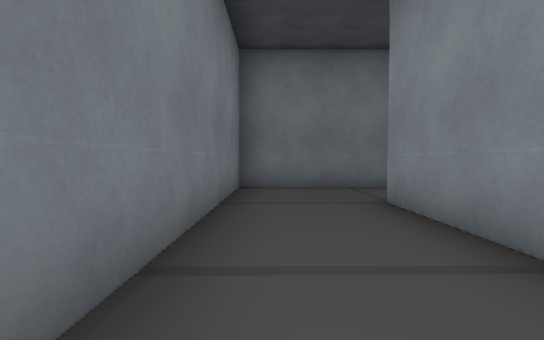
View 1 (above)

24 first-person views from a walk through a scene from a Unity 3-D project. The camera is 1.2 m above the floor, tilts 2° down and sees 85° across. Doors are open. The floor is counted in squares, 2 m on a side. Each view is taken from the middle of a square. On the plan, view 1 faces up. The plan holds only what a view shows up to about 9 squares ahead; the rest is blank. The place goes on beyond the plan. The player character is not drawn. Some surface patterns are stand-ins.

View 2
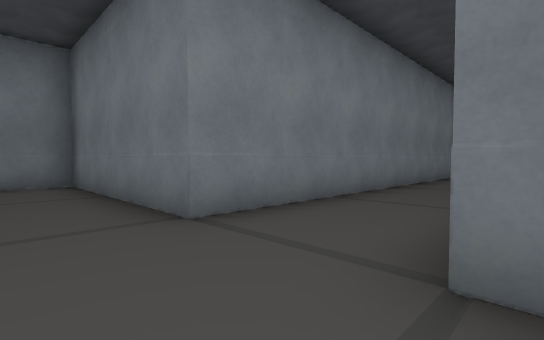

View 3
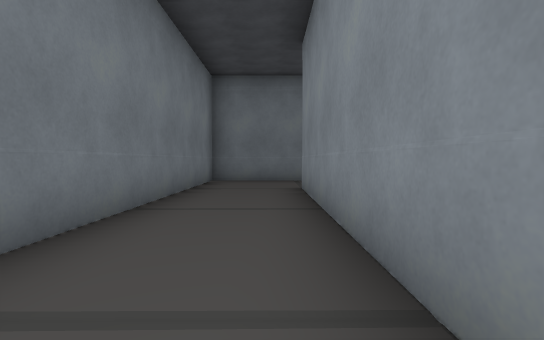

View 4
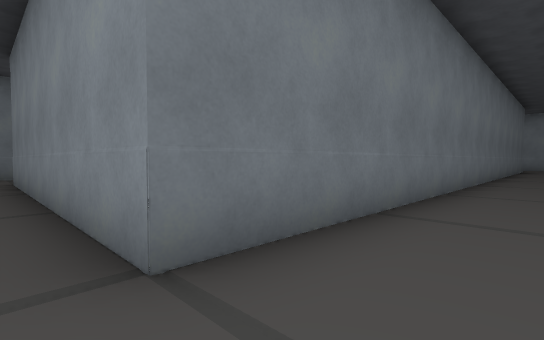

View 5
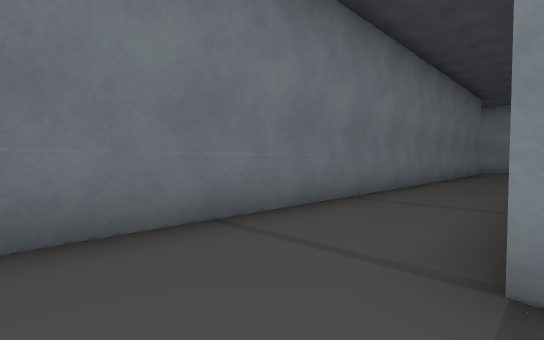

View 6
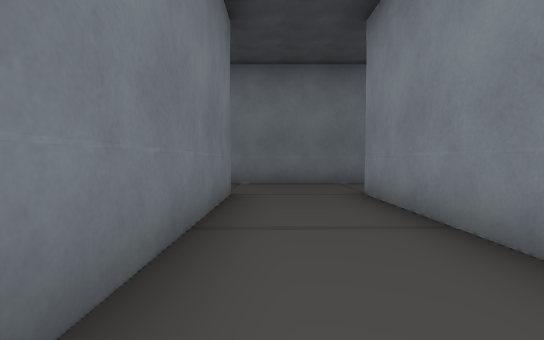

View 7
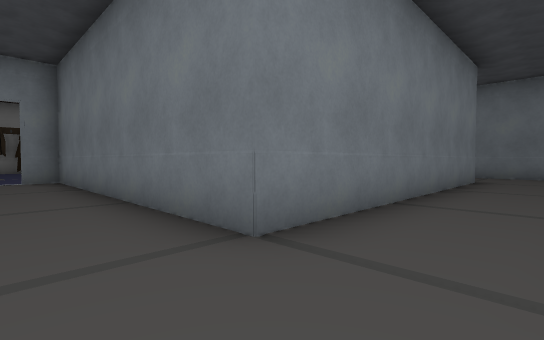

View 8
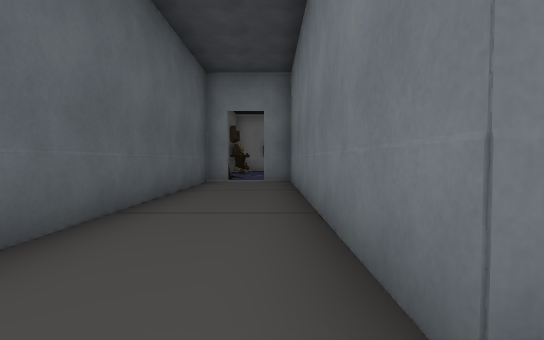

View 9
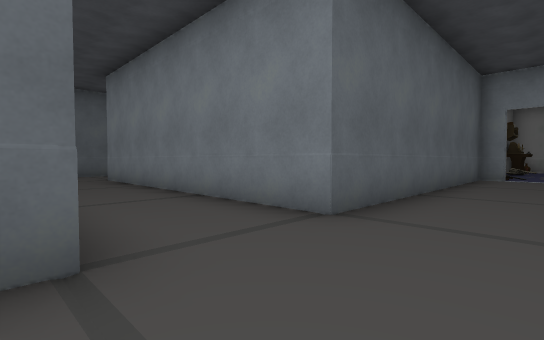

View 10
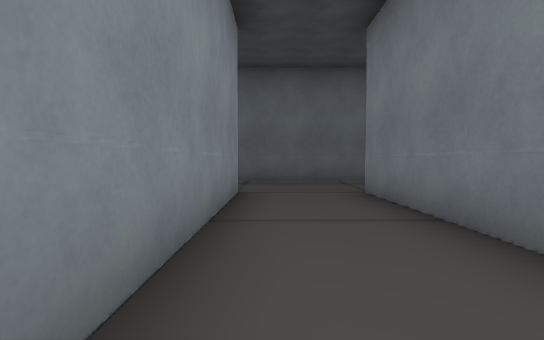

View 11
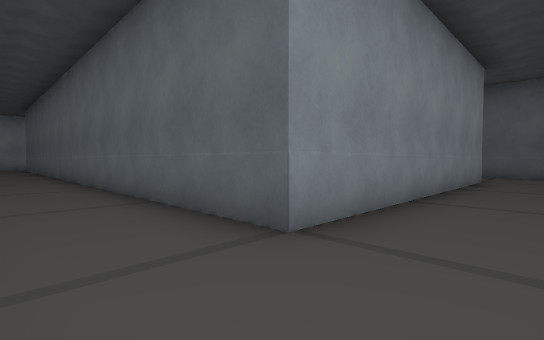

View 12
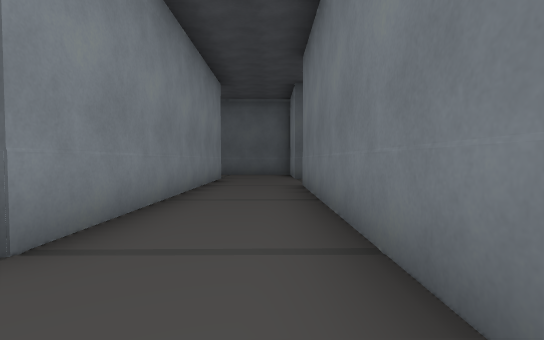

View 13
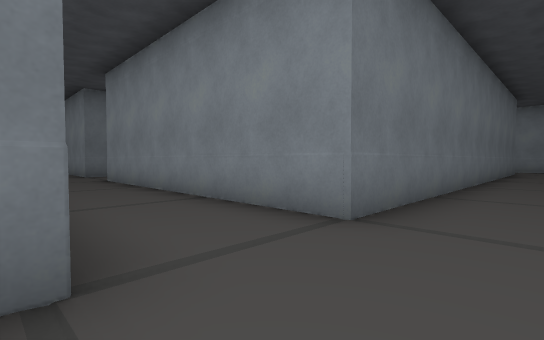

View 14
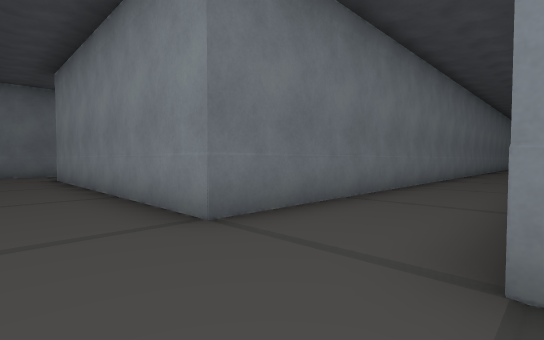

View 15
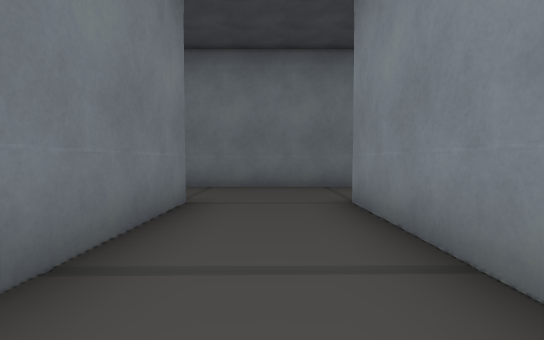

View 16
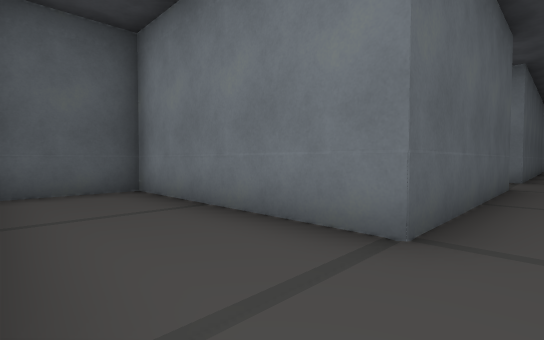

View 17
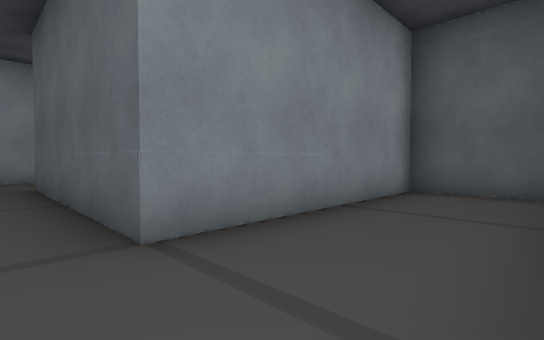

View 18
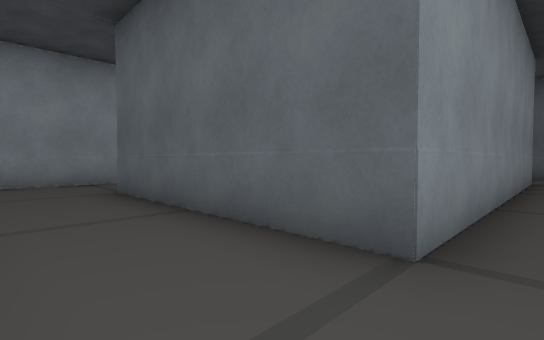

View 19
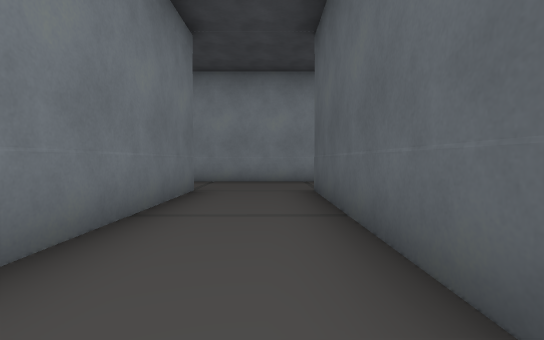

View 20
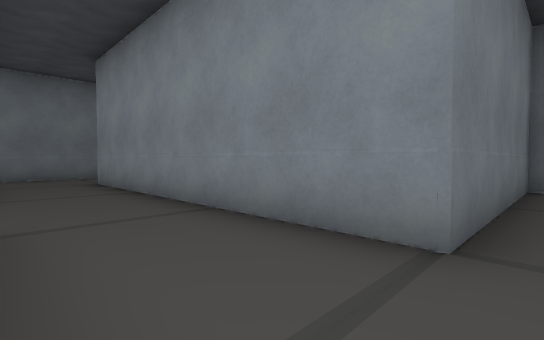

View 21
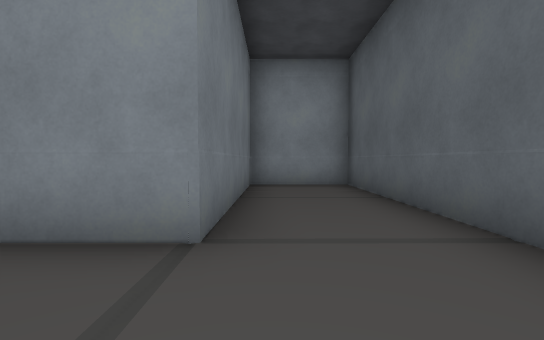

View 22
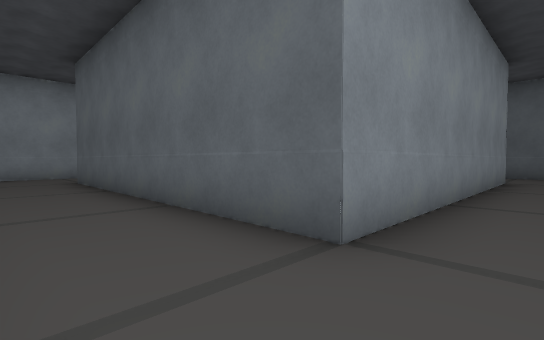

View 23
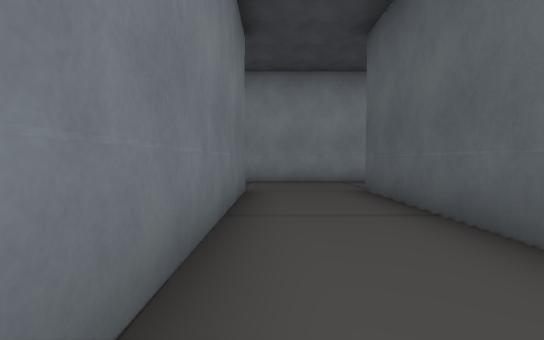

View 24
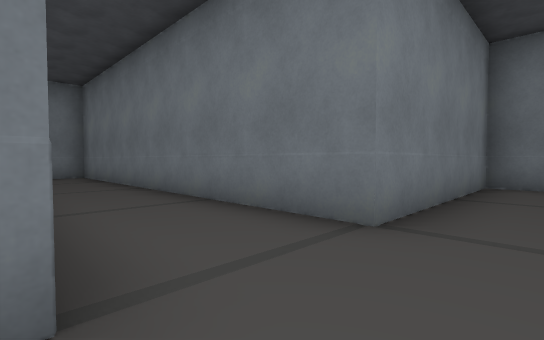

### Floor plan
Points are (right, up) in squares from view 1. A wall is a line through its corners. A room is listed if a view was taken in it or the views show most of it. See-through windows are left out.
Room 1 (views 1, 2, 3, 4, 5, 6, 7, 8, 9, 10, 11, 12, 13, 14, 15, 16, 17, 18, 19, 20, 21, 22, 23, 24)
walls: (20.2, -3.5) (11.6, -3.5) (11.6, 4.2) (16.8, 4.2) (16.8, -0.8) (19.1, -0.8) (19.1, 4.2) (24.4, 4.2); (20.2, 6.5) (6.6, 6.5) (6.6, 14.2) (11.9, 14.2); (13.5, 9.2) (19.1, 9.2) (19.1, 11.5) (14.1, 11.5) (14.1, 19.2) (21.9, 19.2); (26.6, 3.9) (26.6, 4.6); (6.5, 4.2) (9.3, 4.2) (9.3, -3.5) (1.8, -3.5) (1.8, -4.2); (20.1, -13.5) (11.6, -13.5) (11.6, -5.8) (12, -5.8); (1.6, 1.8) (1.6, 4.2); (11.9, 16.5) (4.3, 16.5) (4.3, 6.5) (-0.7, 6.5) (-0.7, 0.8); (1.8, -5.2) (1.8, -5.8) (9.3, -5.8) (9.3, -13.5); (24.1, 18.4) (24.1, 21.8); (4.3, -14.8) (4.3, -21); (6.6, -21.5) (6.6, -15.8) (16, -15.8); (22.8, 26.5) (21.8, 26.5) (21.8, 21.5) (12.4, 21.5)
ways out: open door at (2, -4.5)
objects: other object (1, -5)

Where each view was taken, in squares from view 1:
view 1: 0 up, 0 right, facing up
view 2: 5 up, 7 right, facing up-left
view 3: 8 up, 6 right, facing up
view 4: 5 up, 6 right, facing up-right
view 5: 4 up, 10 right, facing up-right
view 6: 1 down, 10 right, facing up
view 7: 5 down, 11 right, facing up-left
view 8: 4 down, 10 right, facing left
view 9: 4 down, 12 right, facing down-left
view 10: 8 down, 11 right, facing down
view 11: 14 down, 5 right, facing down-right
view 12: 14 down, 5 right, facing down
view 13: 15 down, 9 right, facing up-right
view 14: 6 down, 10 right, facing up-right
view 15: 0 up, 18 right, facing up
view 16: 5 up, 19 right, facing down-left
view 17: 5 up, 17 right, facing down-right
view 18: 16 up, 6 right, facing down-right
view 19: 15 up, 6 right, facing right
view 20: 11 up, 12 right, facing up-right
view 21: 11 up, 12 right, facing right
view 22: 21 up, 13 right, facing down-right
view 23: 21 up, 16 right, facing right
view 24: 19 up, 23 right, facing up-left
